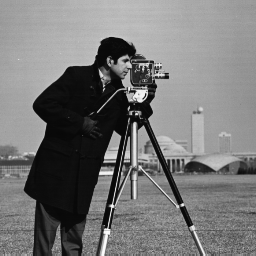
%> input picture DIP_CA2/inputs/cameraman.tif, 256 x 256 px
$ octave b_highpass_30.m   (GNU Octave 9; MATLAB toolbox functions it lacks are replaced by stand-ins)
%> lines starting %> are read from the running program, lines starting %| are printed output that depends on the picture

filename = "inputs/cameraman.tif";

img = imread(filename);
%> img is the input picture: size 256x256 uint8; min 7, max 253, mean 118.7

imgfft = fft2(img);
imgfft = fftshift(imgfft);

% constructs filter
cutoff_freq = 30;
[x, y] = meshgrid(-128:127, -128:127);
z = sqrt(x.^2 + y.^2);
cir = (z > cutoff_freq);

% applies filter
imghp = imgfft .* cir;
imghpi = ifft2(imghp);
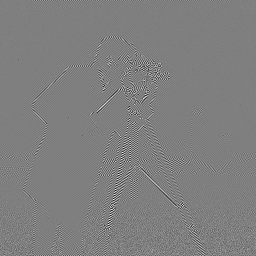
%> imghpi: size 256x256 double; min -180.5, max 181, mean 0; drawn with min black and max white

imghp = log(1 + abs(imghp));
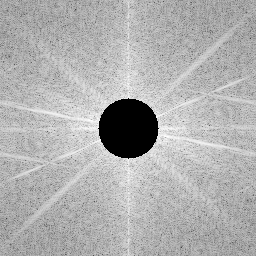
%> imghp: size 256x256 double; min 0, max 10.77, mean 7.41; drawn with min black and max white
imgfft = log(1 + abs(imgfft));
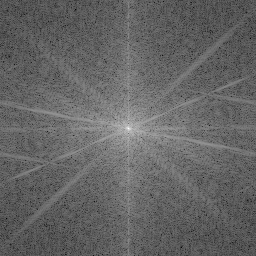
%> imgfft: size 256x256 double; min 2.56, max 15.87, mean 7.84; drawn with min black and max white

fig = figure();
t = tiledlayout(2, 2);
t.TileSpacing = 'compact';
t.Padding = 'compact';

nexttile;
imshow(ind2rgb(im2uint8(mat2gray(img)), parula(256)));
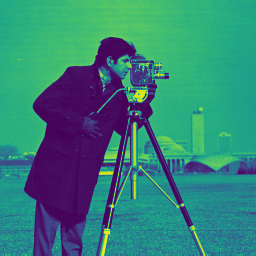
%> displayed picture: size 256x256x3, on the screen's scale of 0 to 255; mean R, G, B 53.2, 128.1, 120.8
title('original image');

nexttile;
imshow(ind2rgb(im2uint8(mat2gray(imgfft)), parula(256)));
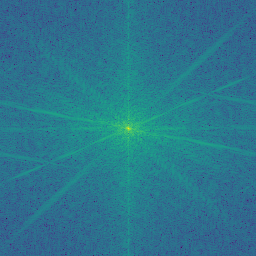
%> displayed picture: size 256x256x3, on the screen's scale of 0 to 255; mean R, G, B 42.9, 119, 141.2
title('ft');

nexttile;
imshow(ind2rgb(im2uint8(mat2gray(imghp)), parula(256)));
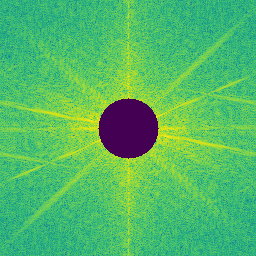
%> displayed picture: size 256x256x3, on the screen's scale of 0 to 255; mean R, G, B 82.3, 184.7, 102.9
title(sprintf('ft highpass, cutoff-freq = %d', cutoff_freq));

nexttile;
imshow(ind2rgb(im2uint8(mat2gray(abs(imghpi))), parula(256)));
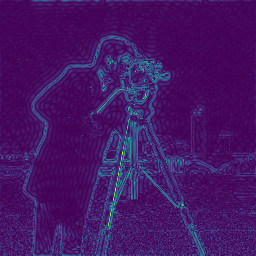
%> displayed picture: size 256x256x3, on the screen's scale of 0 to 255; mean R, G, B 68.9, 21.3, 100.7
title(sprintf('highpass, cutoff-freq = %d', cutoff_freq));

print(fig, sprintf('assets/b_highpass_%d', cutoff_freq), '-dpng', '-r300');
